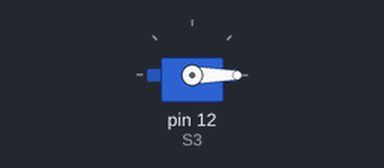
Simulated run of this sketch. Board: Arduino Uno, built with avr-gcc and run on an emulated ATmega328P. Parts: servo.

Above: at 0.05 s.
Timing chart, 0 to 4.6 s (numbered marks = the images above):
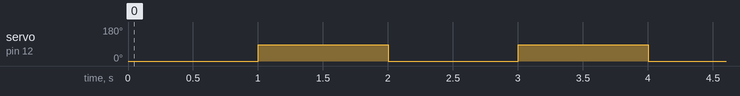

The sketch:

PWMServo_test.ino
```cpp
// Sweep
// by BARRAGAN <http://barraganstudio.com>

// http://arduiniana.org/libraries/pwmservo/

//   Board                     SERVO_PIN_A   SERVO_PIN_B   SERVO_PIN_C
//   -----                     -----------   -----------   -----------
//   Arduino Uno, Duemilanove       9            10          (none)
//   Arduino Mega                  11            12            13
//   Sanguino                      13            12          (none)
//   Teensy 1.0                    17            18            15
//   Teensy 2.0                    14            15             4
//   Teensy++ 1.0 or 2.0           25            26            27
//   Teensy LC & 3.x                 (all PWM pins are usable)

#include <PWMServo.h>
#include "PinMap.h"
PWMServo myservo;  // create servo object to control a servo

int pos = 0;    // variable to store the servo position

void setup() {
  myservo.attach(S3);  // attaches the servo on pin 9 to the servo object
  //myservo.attach(SERVO_PIN_A, 1000, 2000); // some motors need min/max setting
}


void loop() {
  // for(pos = 0; pos < 180; pos += 1) { // goes from 0 degrees to 180 degrees, 1 degree steps
  //   myservo.write(pos);              // tell servo to go to position in variable 'pos'
  //   delay(15);                       // waits 15ms for the servo to reach the position
  // }
  // for(pos = 180; pos>=1; pos-=1) {   // goes from 180 degrees to 0 degrees
  //   myservo.write(pos);              // tell servo to go to position in variable 'pos'
  //   delay(15);                       // waits 15ms for the servo to reach the position
  // }
  // myservo.write(30);
  // delay(1000);
  myservo.write(0);
  delay(1000);
  myservo.write(85);
  delay(1000);
// servo 4 grip 175 open 100
}
```

PinMap.h
```cpp
#define MD1_DIR 0
#define MD1_PWM 1
#define MD2_DIR 2
#define MD2_PWM 3
#define MD3_DIR 4
#define MD3_PWM 5
#define MD4_DIR 6
#define MD4_PWM 7
#define MD5_DIR 8
#define MD5_PWM 9
#define MD6_DIR 25
#define MD6_PWM 24
#define S1 10
#define S2 11
#define S3 12
#define S4 13
#define S5 14
#define S6 15
#define Lim1 16
#define Lim2 17
#define Lim3 34
#define Lim4 35
#define BNO_SCA 18
#define BNO_SCL 19
#define RL1 20
#define RL2 21
#define RL3 22
#define CS_Com 23
#define CS1_OUT 26
#define CS2_OUT 27
#define CS3_OUT 28
#define CS4_OUT 29
#define ENC1_A 30
#define ENC1_B 31
#define ENC2_A 32
#define ENC2_B 33
#define ENC3_A 36
#define ENC3_B 37
#define LS1_An 38
#define LS2_An 39
#define LS3_An 40
#define LS4_An 41
```

Measured:
- by itself, servo on pin 12 (S3): alternates 85° for 1.0 s and 0° for 1.0 s
